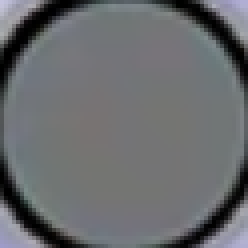
#> input picture ROI_3/1201_1901_132811_roi3.png, 62 x 62 px (shown 4 times larger); its folder holds only this picture in this run
$ python prepare_occluder_data.py
#> lines starting #> are read from the running program, lines starting #| are printed output that depends on the picture
import os
import shutil
import cv2
import numpy as np

# Configuration
SOURCE_DIRS = {
    'ROI_3': 'ROI_3',
    'ROI_4': 'ROI_4',
    'JCC_AXIS': 'JCC/Axis_refine',
    'JCC_POWER': 'JCC/Power_refine'
}
DATASET_DIR = 'occluder_dataset'
CLASSES = ['blue_filled', 'grey_filled', 'grey_unfilled']

# ROI Size guess based on typically small ROIs, but we will resize for training anyway.
# We'll use 64x64 for training.
TRAIN_SIZE = (64, 64)

def create_dirs():
    if not os.path.exists(DATASET_DIR):
        os.makedirs(DATASET_DIR)
    for cls in CLASSES:
        cls_dir = os.path.join(DATASET_DIR, cls)
        if os.path.exists(cls_dir):
            shutil.rmtree(cls_dir)
        os.makedirs(cls_dir)

def generate_grey_unfilled(count=20):
    print(f"Generating {count} synthetic grey_unfilled images...")
    dst_dir = os.path.join(DATASET_DIR, 'grey_unfilled')

    for i in range(count):
        # Create a grey image (approx 128-160 range)
        # 160 is light grey, 100 is dark grey.
        # User said "unfilled is classified by grey color".
        base_grey = np.random.randint(140, 180)
        img = np.full((TRAIN_SIZE[1], TRAIN_SIZE[0], 3), base_grey, dtype=np.uint8)

        # Add noise
        noise = np.random.normal(0, 10, img.shape).astype(np.uint8)
        img = cv2.add(img, noise)

        cv2.imwrite(os.path.join(dst_dir, f'synth_grey_{i}.png'), img)

def process_and_resize(src_dir, dest_class):
#> called with src_dir = 'ROI_3', dest_class = 'blue_filled'
    print(f"Processing {src_dir} -> {dest_class}...")
    if not os.path.exists(src_dir):
        print(f"Directory {src_dir} not found.")
        return

    dst_dir = os.path.join(DATASET_DIR, dest_class)

    files = [f for f in os.listdir(src_dir) if f.lower().endswith(('.png', '.jpg', '.jpeg'))]

    for filename in files:
        src_path = os.path.join(src_dir, filename)
        img = cv2.imread(src_path)
#> img is the input picture: shape (62, 62, 3); mean B, G, R 110, 107.5, 105.4
        if img is None:
            continue

        # Resize to training size
        img_resized = cv2.resize(img, TRAIN_SIZE)
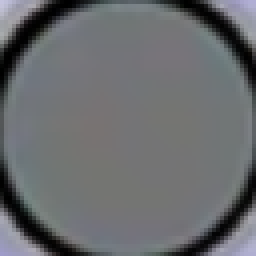
#> img_resized: shape (64, 64, 3) (shown 4 times larger); mean B, G, R 109.9, 107.4, 105.4

        # Unique name
        new_name = f"{os.path.basename(src_dir)}_{filename}"
        cv2.imwrite(os.path.join(dst_dir, new_name), img_resized)
        print(f"Processed {filename}")

def main():
    create_dirs()

    # ROI_3 and ROI_4 are Blue Filled (based on analysis and user context)
    process_and_resize('ROI_3', 'blue_filled')
    process_and_resize('ROI_4', 'blue_filled')

    # JCC folders are Grey Filled
    process_and_resize('JCC/Axis_refine', 'grey_filled')
    process_and_resize('JCC/Power_refine', 'grey_filled')

    # Generate Synthetic Grey Unfilled
    # We generate about as many as we have for others (approx 10-15)
    generate_grey_unfilled(count=15)
#> the loop in generate_grey_unfilled, `for i in range(count): # Create a grey image (approx 128-160 range) # ..` made 15 passes
#> pass 1, in generate_grey_unfilled, `cv2.imwrite(os.path.join(dst_dir, f'synth_grey_{i}.png'), img)`:
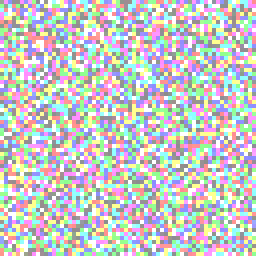
#> saved as synth_grey_0.png: shape (64, 64, 3) (shown 4 times larger); mean B, G, R 197.2, 197.4, 197.3
#> pass 2, in generate_grey_unfilled, `cv2.imwrite(os.path.join(dst_dir, f'synth_grey_{i}.png'), img)`:
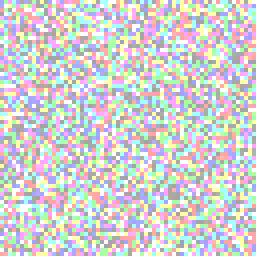
#> saved as synth_grey_1.png: shape (64, 64, 3) (shown 4 times larger); mean B, G, R 207.7, 207.7, 208.4

    print("Dataset preparation complete.")

if __name__ == "__main__":
    main()
